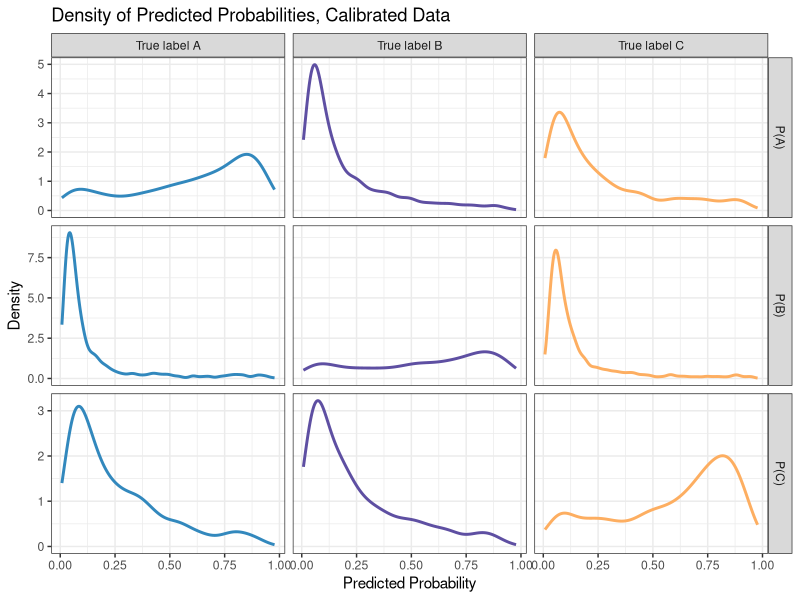

Write the R code that produced this figure.
## Code to create density plots of predicted probabilities for calibrated data (20k dataset)

#Importing necessary libraries and data
library(tidyverse)
library(ggplot2)
calibrated <- read_csv("../results/testVectorScaled.csv")

#Setting colors for chart
group.colors = c("A" = "#3288BDFF", "B" = "#5E4FA2FF", "C" = "#FDAE61FF")

densityGrid <- function(df, title){
  df <- df |>
    pivot_longer(cols = prob_class_A:prob_class_C,
                 names_to = "group",
                 values_to = "prob")
  
  ggplot(data = df, aes(x = prob, color = actual_label)) +
    geom_density(linewidth = 1) +
    facet_grid(rows = vars(group),
               cols = vars(actual_label),
               scales = 'free_y',
               labeller = labeller(group = as_labeller(c(
                 "prob_class_A" = "P(A)",
                 "prob_class_B" = "P(B)",
                 "prob_class_C" = "P(C)"
               )),
               actual_label = as_labeller(c(
                 "A" = "True label A",
                 "B" = "True label B",
                 "C" = "True label C"
               ))
               )) +
    scale_color_manual(values = group.colors) +
    theme_bw(base_family = "Helvetica") +
    labs(x = "Predicted Probability",
         y = "Density",
         title = title) +
    theme(legend.position = "none")
}

plot <- densityGrid(calibrated, "Density of Predicted Probabilities, Calibrated Data")

ggsave("figure8.png", plot, width = 9, height = 7)
